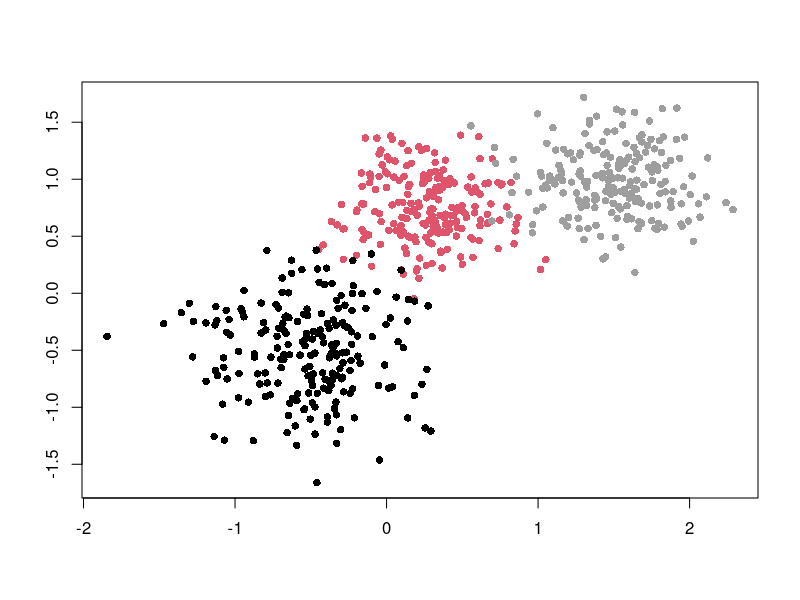
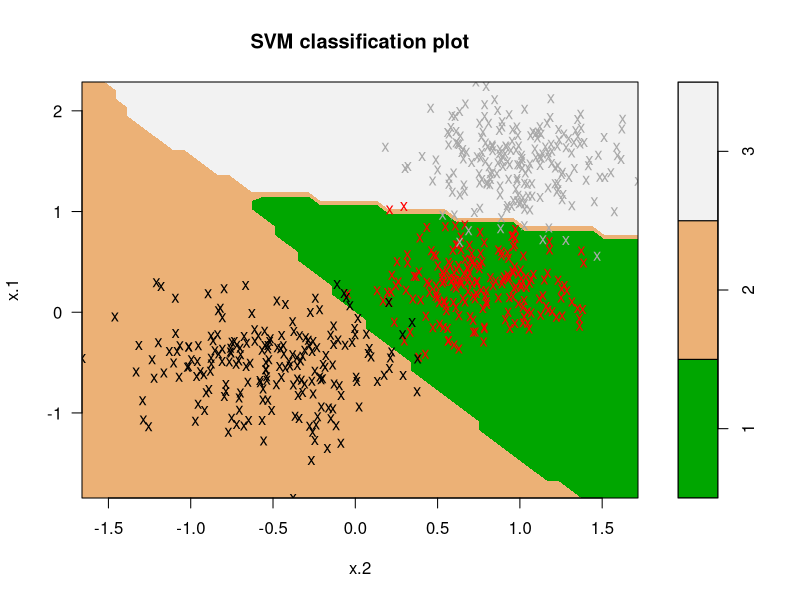
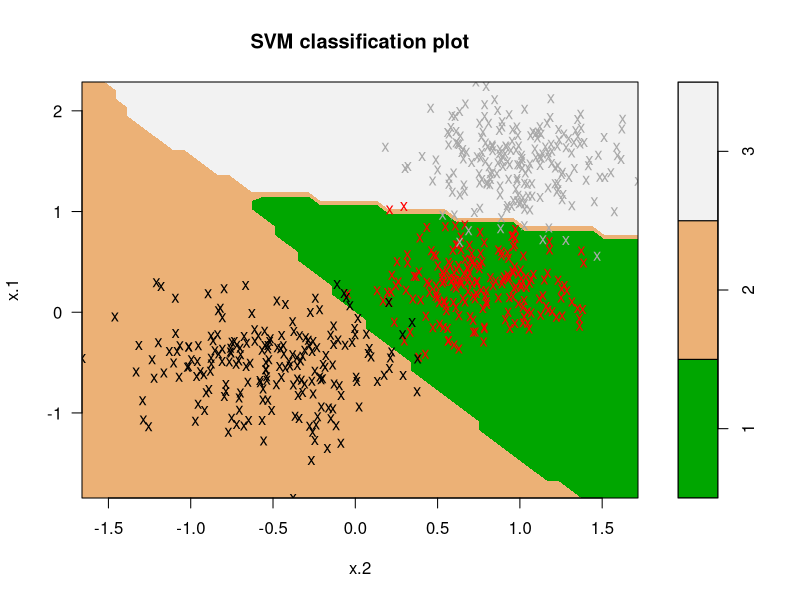
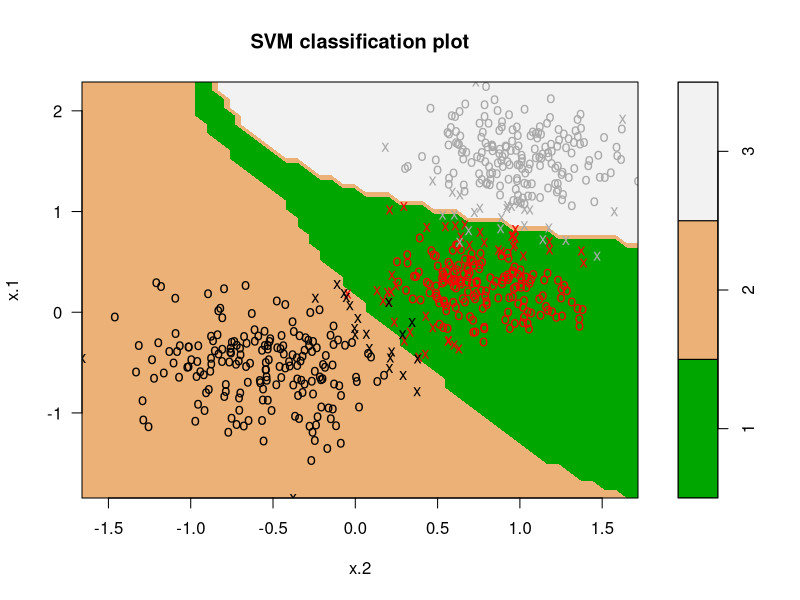
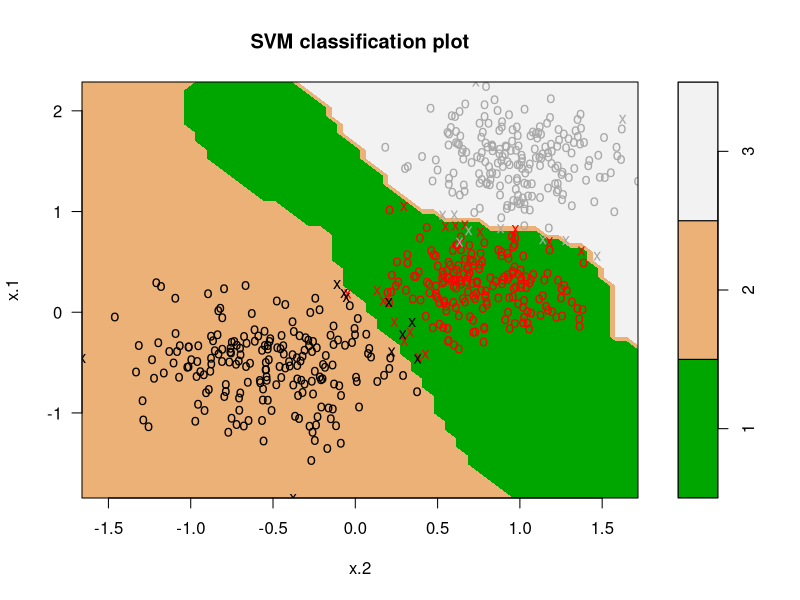
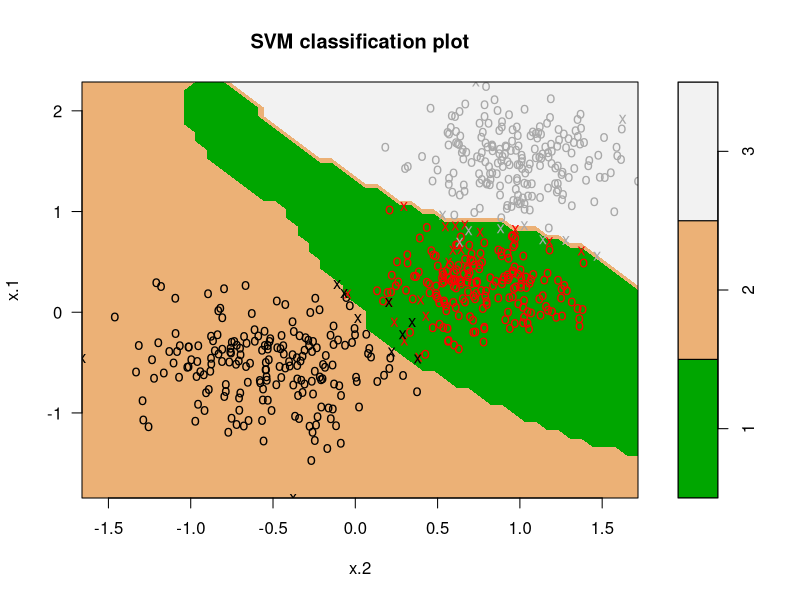
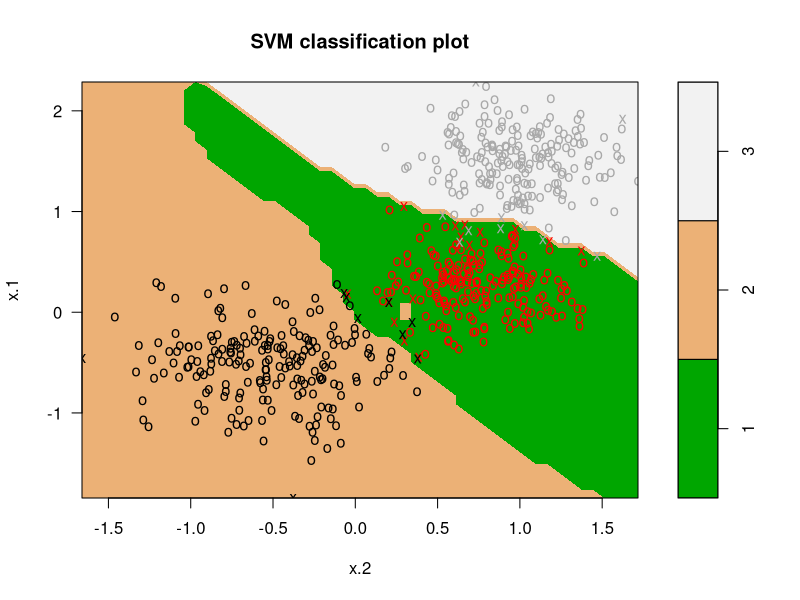
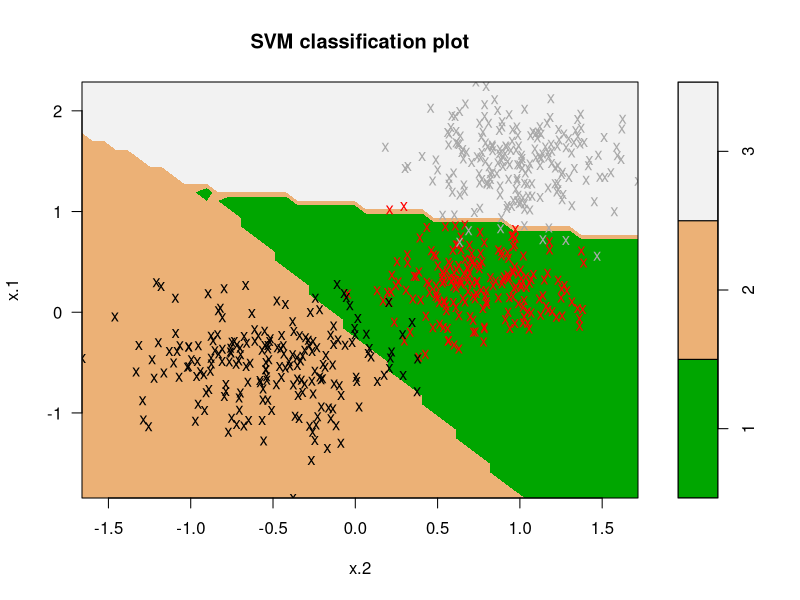

Reproduce these figures in R, in order. (Note: this script raises an error after producing the figures.)
# Julia Andronowitz
# Classification Methods Using Support Vector Machines
# Support Vector Machine


# loading svm library (run first line if not installed)
# install.packages("e1071")
library(e1071)

# defining the hyperplane function
hyperplane <- function(P,data,x,z=0) {
  alphas <- -1*P$coefs
  svs <- data[P$index,]
  c <- P$rho - z
  a <- sum(t(alphas)*data[P$index,][1])
  b <- sum(t(alphas)*data[P$index,][2])
  (-c-a*x)/b
  cat(a,b,c)
}

# setting initial number of observations in each set
n <- 200

# calculating x-variable using three randomly generated sets with overlap
set.seed(1000)

svmdatax1a <- matrix(rnorm(n, 0.25,0.3), ncol=1)
svmdatax1b <- matrix(rnorm(n,0.75,0.3), ncol=1)
svmdatax1 <- cbind(svmdatax1a,svmdatax1b)

svmdatax2 <- matrix(rnorm(n*2,-0.5,0.4), ncol=2)

svmdatax3a <- matrix(rnorm(n,1.5,0.3), ncol=1)
svmdatax3b <- matrix(rnorm(n,1,0.3), ncol=1)
svmdatax3 <- cbind(svmdatax3a,svmdatax3b)

svmdatax <- rbind(svmdatax1,svmdatax2,svmdatax3)

# assigning labels to both classes
svmdatay <- c(rep(1,n), rep(2,n), rep(3,n))

# plotting the data
plot(svmdatax, col=(11-svmdatay),xlab="",ylab="",pch=16)

# creating data frame 
svmdata <- data.frame (x = svmdatax, y = factor(svmdatay))

# using different costs
svmfit.00001 <- svm (y~., data = svmdata , kernel="radial", cost = 0.00001, scale = FALSE)
svmfit.001 <- svm (y~., data = svmdata , kernel="radial", cost = 0.001, scale = FALSE)
svmfit1 <- svm (y~., data = svmdata , kernel="radial", cost = 1, scale = FALSE)
svmfit1000 <- svm (y~., data = svmdata , kernel="radial", cost = 1000, scale = FALSE)
svmfit100000 <- svm (y~., data = svmdata , kernel="radial", cost = 100000, scale = FALSE)
svmfit10000000 <- svm (y~., data = svmdata , kernel="radial", cost = 10000000, scale = FALSE)

# plots of different costs
plot(svmfit.00001,svmdata,color.palette = terrain.colors,symbolPalette = c("red","black","darkgray"))
plot(svmfit.001,svmdata,color.palette = terrain.colors,symbolPalette = c("red","black","darkgray"))
plot(svmfit1,svmdata,color.palette = terrain.colors,symbolPalette = c("red","black","darkgray"))
plot(svmfit1000,svmdata,color.palette = terrain.colors,symbolPalette = c("red","black","darkgray"))
plot(svmfit100000,svmdata,color.palette = terrain.colors,symbolPalette = c("red","black","darkgray"))
plot(svmfit10000000,svmdata,color.palette = terrain.colors,symbolPalette = c("red","black","darkgray"))

# using different gammas
svmfit.00001g <- svm (y~., data = svmdata , kernel="radial", cost = 1, gamma = 0.00001, scale = FALSE)
svmfit.001g <- svm (y~., data = svmdata , kernel="radial", cost = 1, gamma = 0.001, scale = FALSE)
svmfit1g <- svm (y~., data = svmdata , kernel="radial", cost = 1, gamma = 1, scale = FALSE)
svmfit1000g <- svm (y~., data = svmdata , kernel="radial", cost = 1, gamma = 1000, scale = FALSE)

# plots of different gammas
plot(svmfit.00001g,svmdata,color.palette = terrain.colors,symbolPalette = c("red","black","darkgray"))
plot(svmfit.001g,svmdata,color.palette = terrain.colors,symbolPalette = c("red","black","darkgray"))
plot(svmfit1g,svmdata,color.palette = terrain.colors,symbolPalette = c("red","black","darkgray"))
plot(svmfit1000g,svmdata,color.palette = terrain.colors,symbolPalette = c("red","black","darkgray"))

# using tune function to find the best model
tune <- tune(svm,y~.,data=svmdata, 
             ranges = list(gamma = 2^(-2:10), cost = 2^(-2:10)), tunecontrol = tune.control(sampling = "fix"))

tune$best.parameters
tune$best.performance
 # tune$performances
    # run to see individual performances

# computing svm function with best gamma and cost
svmfit <- svm (y~., data = svmdata , kernel="radial", cost = 0.25, gamma=0.5, scale = FALSE)

# looking at statistics
summary(svmfit)
svmfit$index
svmfit$rho
svmfit$coefs

# plotting svm function graph
plot(svmfit,svmdata,color.palette = terrain.colors,symbolPalette = c("red","yellow","black"))

# looking at how a,b,c values differ 
hyperplane(svmfit,svmdata,svmdatax)
hyperplane(svmfit1,svmdata,svmdatax)
hyperplane(svmfit1000000,svmdata,svmdatax)


help(tune)
help(svm)
